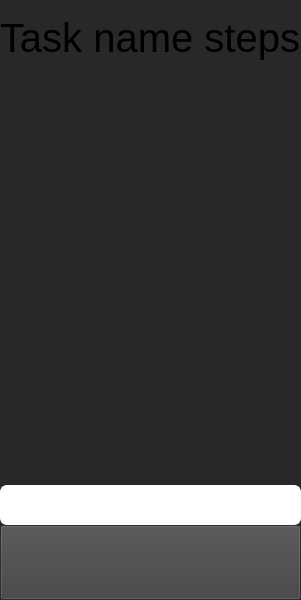
                 <widget class="QWidget" name="steps_widget" native="true">
                  <property name="minimumSize">
                   <size>
                    <width>0</width>
                    <height>600</height>
                   </size>
                  </property>
                  <property name="styleSheet">
                   <string notr="true">background-color: rgb(40,40, 40);
</string>
                  </property>
                  <layout class="QVBoxLayout" name="verticalLayout_4">
                   <property name="spacing">
                    <number>0</number>
                   </property>
                   <property name="leftMargin">
                    <number>0</number>
                   </property>
                   <property name="topMargin">
                    <number>0</number>
                   </property>
                   <property name="rightMargin">
                    <number>0</number>
                   </property>
                   <property name="bottomMargin">
                    <number>0</number>
                   </property>
                   <item>
                    <widget class="QLabel" name="steps_label">
                     <property name="minimumSize">
                      <size>
                       <width>0</width>
                       <height>75</height>
                      </size>
                     </property>
                     <property name="maximumSize">
                      <size>
                       <width>16777215</width>
                       <height>75</height>
                      </size>
                     </property>
                     <property name="font">
                      <font>
                       <pointsize>30</pointsize>
                       <bold>false</bold>
                       <kerning>true</kerning>
                      </font>
                     </property>
                     <property name="text">
                      <string>Task name steps</string>
                     </property>
                     <property name="wordWrap">
                      <bool>true</bool>
                     </property>
                     <property name="margin">
                      <number>20</number>
                     </property>
                    </widget>
                   </item>
                   <item>
                    <layout class="QVBoxLayout" name="verticalLayout_3"/>
                   </item>
                   <item>
                    <spacer name="verticalSpacer">
                     <property name="orientation">
                      <enum>Qt::Orientation::Vertical</enum>
                     </property>
                     <property name="sizeHint" stdset="0">
                      <size>
                       <width>20</width>
                       <height>40</height>
                      </size>
                     </property>
                    </spacer>
                   </item>
                   <item>
                    <widget class="QProgressBar" name="task_step_progress">
                     <property name="sizePolicy">
                      <sizepolicy hsizetype="Expanding" vsizetype="Preferred">
                       <horstretch>0</horstretch>
                       <verstretch>0</verstretch>
                      </sizepolicy>
                     </property>
                     <property name="minimumSize">
                      <size>
                       <width>0</width>
                       <height>40</height>
                      </size>
                     </property>
                     <property name="maximumSize">
                      <size>
                       <width>16777215</width>
                       <height>50</height>
                      </size>
                     </property>
                     <property name="styleSheet">
                      <string notr="true">
QProgressBar {
    border: 2px solid white;
    border-radius: 7px;
    background-color: white;
    padding: 0;
}

QProgressBar::chunk {
    background-color: rgb(17, 255, 57);
    border-radius: 7px;
}
</string>
                     </property>
                     <property name="value">
                      <number>0</number>
                     </property>
                     <property name="textVisible">
                      <bool>false</bool>
                     </property>
                    </widget>
                   </item>
                   <item>
                    <widget class="QPushButton" name="add_task_step_button">
                     <property name="sizePolicy">
                      <sizepolicy hsizetype="Preferred" vsizetype="Preferred">
                       <horstretch>0</horstretch>
                       <verstretch>0</verstretch>
                      </sizepolicy>
                     </property>
                     <property name="minimumSize">
                      <size>
                       <width>0</width>
                       <height>75</height>
                      </size>
                     </property>
                     <property name="maximumSize">
                      <size>
                       <width>16777215</width>
                       <height>100</height>
                      </size>
                     </property>
                     <property name="styleSheet">
                      <string notr="true">background-color: rgb(65, 65, 65);</string>
                     </property>
                     <property name="text">
                      <string/>
                     </property>
                     <property name="icon">
                      <iconset>
                       <normaloff>icons_white/plus.svg</normaloff>icons_white/plus.svg</iconset>
                     </property>
                     <property name="iconSize">
                      <size>
                       <width>40</width>
                       <height>40</height>
                      </size>
                     </property>
                    </widget>
                   </item>
                  </layout>
                 </widget>
